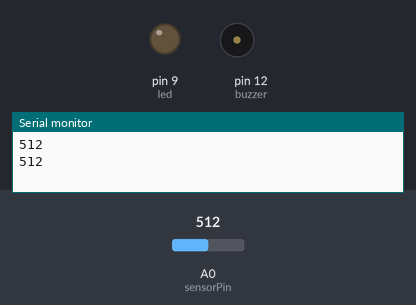
The sketch below on a simulated Arduino Uno, built with avr-gcc and run on an emulated ATmega328P. On the bench: output pins drawn as LEDs (lit = HIGH), buzzer (waves = sounding, pin HIGH), the last lines printed to the serial monitor. The test bench sets the inputs (shaded band); at power-on: A0 (sensorPin) = 512.

Above: at 2.3 s.
2.4 s: A0 (sensorPin) set to 108
5.2 s: A0 (sensorPin) set to 90
At 7.4 s:
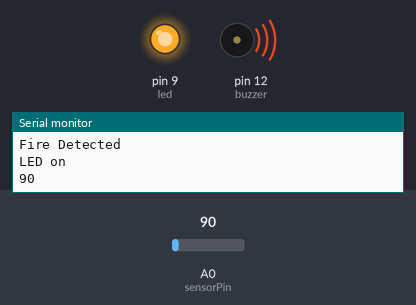
7.7 s: A0 (sensorPin) set to 110
At 10.5 s:
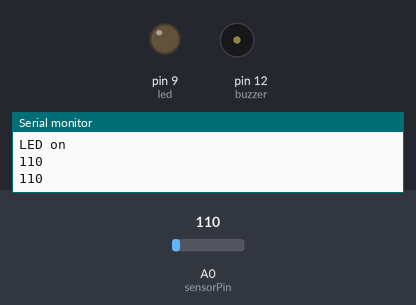
11.7 s: A0 (sensorPin) set to 0
At 14.2 s:
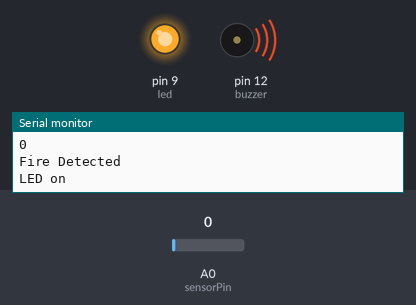
Timing chart, 0 to 15.7 s (numbered marks = the images above; inputs shaded):
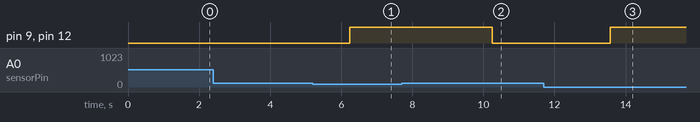

Measured:
- the behaviour switches between 100 and 99 on A0 (sensorPin) (found by bisection; images 0 and 1)
- after the input at 5.2 s, pin 9 (led), pin 12 (buzzer): LOW → HIGH after 1.0 s
- after the input at 7.7 s, pin 9 (led), pin 12 (buzzer): HIGH → LOW after 2.5 s
- after the input at 11.7 s, pin 9 (led), pin 12 (buzzer): LOW → HIGH after 1.9 s

The sketch:

fire_alarm.ino
```cpp
int sensorPin = A0; // select the input pin for the LDR
int sensorValue = 0; // variable to store the value coming from the sensor
int led = 9; // Output pin for LED
int buzzer = 12; // Output pin for Buzzer

void setup() {
// declare the ledPin and buzzer as an OUTPUT:
Serial.begin(9600);
pinMode(led, OUTPUT);
pinMode(buzzer,OUTPUT);
pinMode(sensorPin,INPUT);
}

void loop()
{
sensorValue = analogRead(sensorPin);
Serial.println(sensorValue);
delay(1000);
if (sensorValue < 100){
Serial.println("Fire Detected");
Serial.println("LED on");
digitalWrite(led,HIGH);
digitalWrite(buzzer,HIGH);
delay(1000);
}
else{
digitalWrite(led,LOW);
digitalWrite(buzzer,LOW);
delay(sensorValue);
}
}
```
